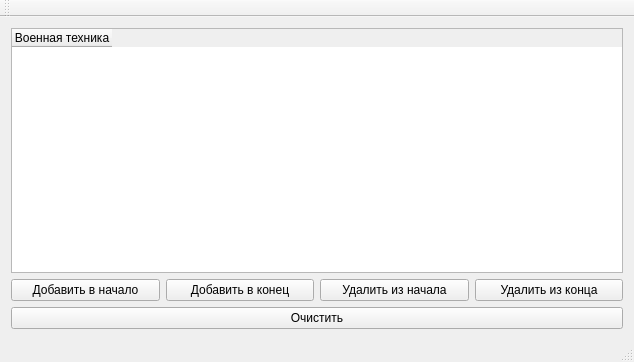
<?xml version="1.0" encoding="UTF-8"?>
<ui version="4.0">
 <class>MainWindow</class>
 <widget class="QMainWindow" name="MainWindow">
  <property name="geometry">
   <rect>
    <x>0</x>
    <y>0</y>
    <width>634</width>
    <height>362</height>
   </rect>
  </property>
  <property name="windowTitle">
   <string>MainWindow</string>
  </property>
  <widget class="QWidget" name="centralWidget">
   <layout class="QGridLayout" name="gridLayout">
    <item row="0" column="0">
     <widget class="QTableWidget" name="tableWidget">
      <column>
       <property name="text">
        <string>Военная техника</string>
       </property>
       <property name="textAlignment">
        <set>AlignCenter</set>
       </property>
      </column>
     </widget>
    </item>
    <item row="1" column="0">
     <layout class="QHBoxLayout" name="horizontalLayout">
      <item>
       <widget class="QPushButton" name="add_front">
        <property name="text">
         <string>Добавить в начало</string>
        </property>
       </widget>
      </item>
      <item>
       <widget class="QPushButton" name="add_back">
        <property name="text">
         <string>Добавить в конец</string>
        </property>
       </widget>
      </item>
      <item>
       <widget class="QPushButton" name="delete_front">
        <property name="text">
         <string>Удалить из начала</string>
        </property>
       </widget>
      </item>
      <item>
       <widget class="QPushButton" name="delete_back">
        <property name="text">
         <string>Удалить из конца</string>
        </property>
       </widget>
      </item>
     </layout>
    </item>
    <item row="2" column="0">
     <widget class="QPushButton" name="clear">
      <property name="text">
       <string>Очистить</string>
      </property>
     </widget>
    </item>
   </layout>
  </widget>
  <widget class="QMenuBar" name="menuBar">
   <property name="geometry">
    <rect>
     <x>0</x>
     <y>0</y>
     <width>634</width>
     <height>22</height>
    </rect>
   </property>
  </widget>
  <widget class="QToolBar" name="mainToolBar">
   <attribute name="toolBarArea">
    <enum>TopToolBarArea</enum>
   </attribute>
   <attribute name="toolBarBreak">
    <bool>false</bool>
   </attribute>
  </widget>
  <widget class="QStatusBar" name="statusBar"/>
 </widget>
 <layoutdefault spacing="6" margin="11"/>
 <resources/>
 <connections/>
</ui>
